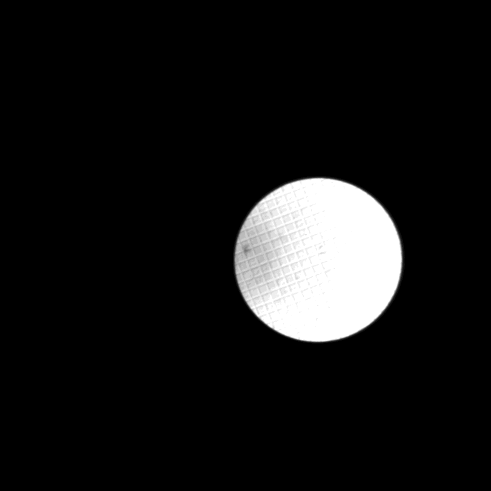
#> input picture data/develop/Category 1 - Easy Fits/2018-02-15 17.27.27.162000.tiff, 982 x 982 px (shown at 1/2 size)
$ jupyter execute --allow-errors frutnt.ipynb
#> lines starting #> are read from the running program, lines starting #| are printed output that depends on the picture; after the words box and inside, x2 and y2 are one past the last pixel; in counts of white or black regions, pixels touching at a corner belong together
### path_provider.py
"""
Pedestrian Tracking
2018
POVa - Computer Vision
FIT - Faculty of Information Technology
BUT - Brno University of Technology
"""
import os
from typing import List, Dict


class PathProvider:
    def __init__(self):
        self.root = os.path.abspath('data/develop')

    # [6 lines left out: function get_ground_truth_path, not called in this run]

    def get_paths_dict(self) -> Dict[int, List[str]]:
        """
        :return: Dict with Category index as key and list of paths of category-images as value.
        """
        paths = {}
        i = 1
        for subdir in sorted(os.listdir(self.root)):
            if subdir.startswith('Category'):
                subdir_path = os.path.join(self.root, subdir)
                paths[i] = [os.path.join(subdir_path, img) for img in os.listdir(os.path.join(subdir_path))]
                i += 1

        return paths

    # [11 lines left out: function get_paths_list, not called in this run]

### frutnt.ipynb
[cell 1]
import numpy as np
import matplotlib.pyplot as plt
import cv2 as cv
from path_provider import PathProvider

[cell 2]
def examine_imgs(procces_img_func, data, columns = 4, size = 10, show_title=True):
    """
    procces_img_func - funcion, that take exactly one argument -> image/image_path and return processed image
    """
#> called with columns = 2, size = 12, show_title = True
    rows = len(data) / columns + 1
#> rows = 2
    figsize = (size*columns, size*rows)
#> figsize = (24, 24)
    f = plt.figure(figsize=figsize)
    for i, image in enumerate(data):
        img = procces_img_func(image)
        sp = f.add_subplot(rows, columns, i+1)
        sp.axis('Off')
        if show_title:
            title_text = str(i)
            # if items in data are type of string
            if isinstance(image, str):
                title_text += image
            sp.set_title(title_text, fontsize=18)
        plt.imshow(img)
#> this loop made 1 pass
    plt.show()

def grey2RGB(image):
    return cv.cvtColor(image,cv.COLOR_GRAY2RGB)

### Variables

[cell 3]
develop_folder = "./data/develop/"

[cell 4]
first_category = "Category 1 - Easy Fits/"

### CODE

[cell 5]
pathProvider = PathProvider()

[cell 6]
paths = pathProvider.get_paths_dict()

[cell 7]
paths

### LOAD IMGAES

#> (a cell that did not finish here is left out)

#> (a cell that did not finish here is left out)

#> (a cell that did not finish here is left out)

#> (a cell that did not finish here is left out)

#> (a cell that did not finish here is left out)

#> (a cell that did not finish here is left out)

#> (a cell that did not finish here is left out)

#> (a cell that did not finish here is left out)

### PLOT ALL IMAGES

[cell 16]
envelops_to_plot = []
for img_path in paths[1]:
    envelops_to_plot.append(cv.imread(img_path, 2))

# yolo_process_img = partial(process_img, yolo=yolo)
# examine_imgs(yolo_process_img, envelops_to_plot, 2, 12)
#> (the rest of this cell did not finish here and is left out)

### TEST

[cell 17]
img_test = cv.imread(paths[1][0], 2)
#> img_test is the input picture: shape (982, 982) uint16; min 0, max 3963, mean 359.1
img_scaled = cv.normalize(img_test, dst=None, alpha=0, beta=65535, norm_type=cv.NORM_MINMAX)
img8 = (img_scaled/256).astype('uint8')
plt.imshow(img_scaled, cmap="gray")
plt.show()

[cell 18]
img8 = (img_scaled/256).astype('uint8')

[cell 19]
cv.imwrite("img.tiff",img8)
#> Out = True

[cell 20]
plt.imshow(img8, cmap="gray")
plt.show()

[cell 21]
plt.imshow(img_test, cmap="gray")
plt.show()

[cell 22]
blured = cv.blur( img8, (5,5) );

[cell 23]
plt.imshow(blured, cmap="gray")
plt.show()

[cell 24]
_,threshold_output = cv.threshold( img8, 100, 255, cv.THRESH_BINARY );
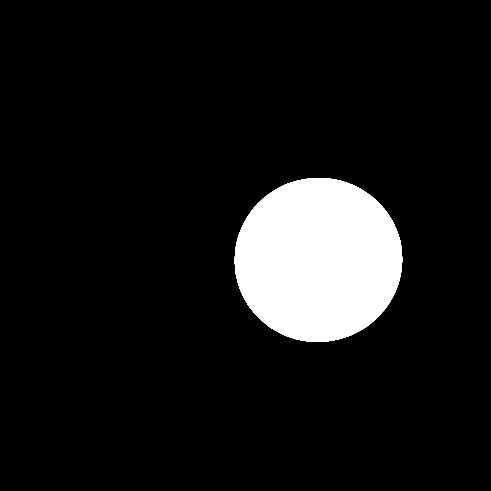
#> threshold_output: shape (982, 982) (shown at 1/2 size); 9% white; 1 white region, box (x1, y1, x2, y2) and area: (469, 356, 805, 684) 86626

[cell 25]
plt.imshow(threshold_output, cmap="gray")
plt.show()

[cell 26]
gaus = cv.adaptiveThreshold(blured, 255, cv.ADAPTIVE_THRESH_GAUSSIAN_C, cv.THRESH_BINARY, 255,42)
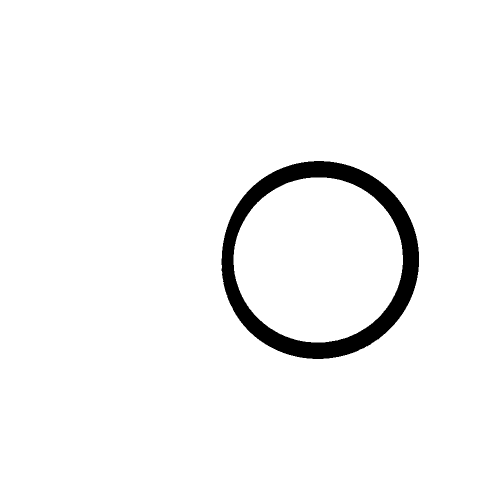
#> gaus: shape (982, 982) (shown at 1/2 size); 96.3% white; 1 black region, box (x1, y1, x2, y2) and area: (443, 322, 838, 718) 35357

[cell 27]
plt.imshow(gaus, cmap="gray")
plt.show()

[cell 28]
gaus_inv = cv.adaptiveThreshold(blured, 255, cv.ADAPTIVE_THRESH_GAUSSIAN_C, cv.THRESH_BINARY_INV, 255,42)
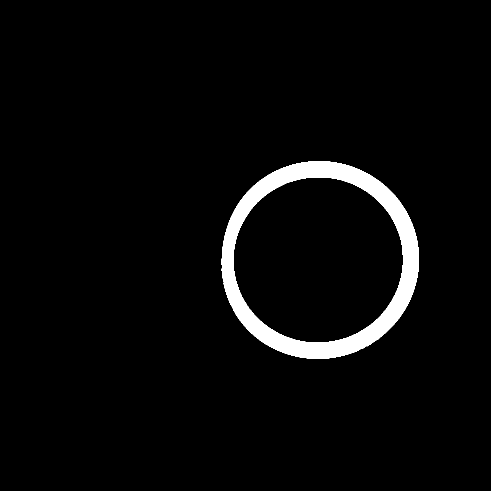
#> gaus_inv: shape (982, 982) (shown at 1/2 size); 3.7% white; 1 white region, box (x1, y1, x2, y2) and area: (443, 322, 838, 718) 35357

[cell 29]
plt.imshow(gaus_inv, cmap="gray")
plt.show()

[cell 30]
edges = cv.Canny(gaus, 100, 255)
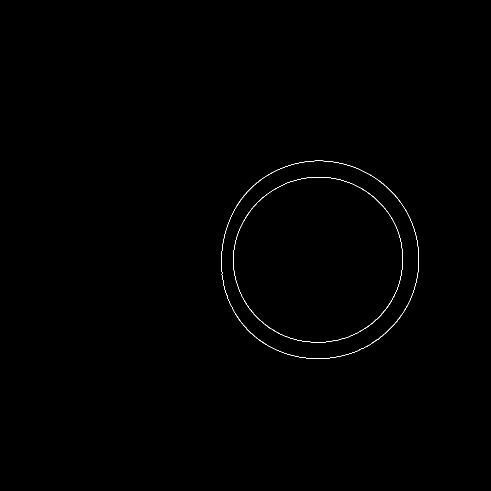
#> edges: shape (982, 982) (shown at 1/2 size); 0.25% white in thin lines or dots, all inside (x1, y1, x2, y2) = (442, 321, 838, 718)

[cell 31]
plt.imshow(edges, cmap="gray")
plt.show()

[cell 32]
contours, _ = cv.findContours(gaus_inv, cv.RETR_LIST, cv.CHAIN_APPROX_SIMPLE)
#> contours = 2 contours; box (x1, y1, x2, y2) and area: (443, 322, 838, 718) 122716, (466, 354, 807, 686) 88394

[cell 33]
len(contours)
#> Out = 2

[cell 34]
contours
#> Out has the same summary as contours

#> (a cell that did not finish here is left out)

#> (a cell that did not finish here is left out)

[cell 37]
contours_sobel, _ = cv.findContours(gaus_inv, cv.RETR_LIST, cv.CHAIN_APPROX_SIMPLE)
#> contours_sobel has the same summary as contours

[cell 38]
retval_otsu, otsu = cv.threshold(img8, 0,255,cv.THRESH_BINARY+cv.THRESH_OTSU)
#> otsu: shape (982, 982); 8.9% white; 1 white region
#> retval_otsu = 122

[cell 39]
retval_otsu
#> Out = 122

[cell 40]
plt.imshow( otsu, cmap="gray")
plt.show()

[cell 41]
contours_otsu, _ = cv.findContours(otsu, cv.RETR_LIST, cv.CHAIN_APPROX_SIMPLE)
#> contours_otsu = 2 contours, 1 with area under 20; largest, box (x1, y1, x2, y2) and area: (469, 356, 804, 684) 85742

[cell 42]
len(contours_otsu)
#> Out = 2

[cell 43]
gray = cv.bilateralFilter(img8, 11, 17, 17)
edged = cv.Canny(gray, 30, 200)
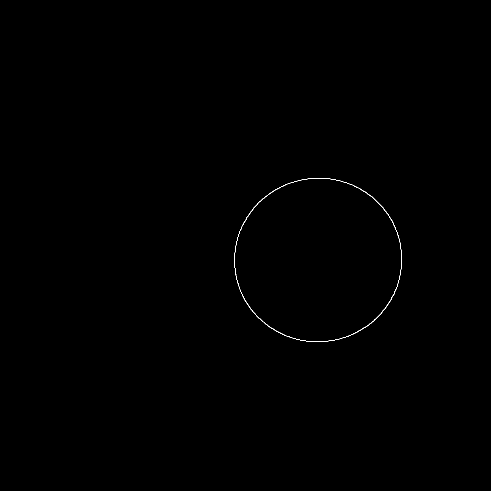
#> edged: shape (982, 982) (shown at 1/2 size); 0.13% white in thin lines or dots, all inside (x1, y1, x2, y2) = (469, 356, 804, 684)

[cell 44]
plt.imshow( edges, cmap="gray")
plt.show()

### Histogram

[cell 45]
plt.hist(img8.ravel(),256,[0,256]); plt.show()
#> after `plt.hist(img8.ravel(), 256, [0, 256])`:
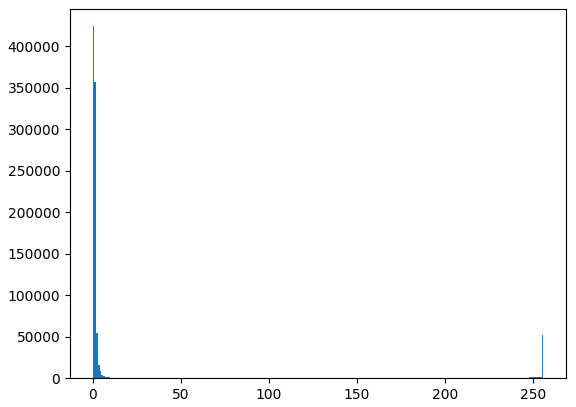
#> figure drawn by matplotlib, 1 panel; tallest bar 424376 high, from x = 0 to 1

[cell 46]
gaus = cv.adaptiveThreshold(img8, 255, cv.ADAPTIVE_THRESH_GAUSSIAN_C, cv.THRESH_BINARY, 255,42)
#> gaus: shape (982, 982); 96.3% white; 1 black region, box (x1, y1, x2, y2) and area: (443, 322, 838, 718) 35837

[cell 47]
plt.imshow( gaus, cmap="gray")
plt.show()

[cell 48]
gaus_inv = cv.adaptiveThreshold(img8, 255, cv.ADAPTIVE_THRESH_GAUSSIAN_C, cv.THRESH_BINARY_INV, 255,42)
